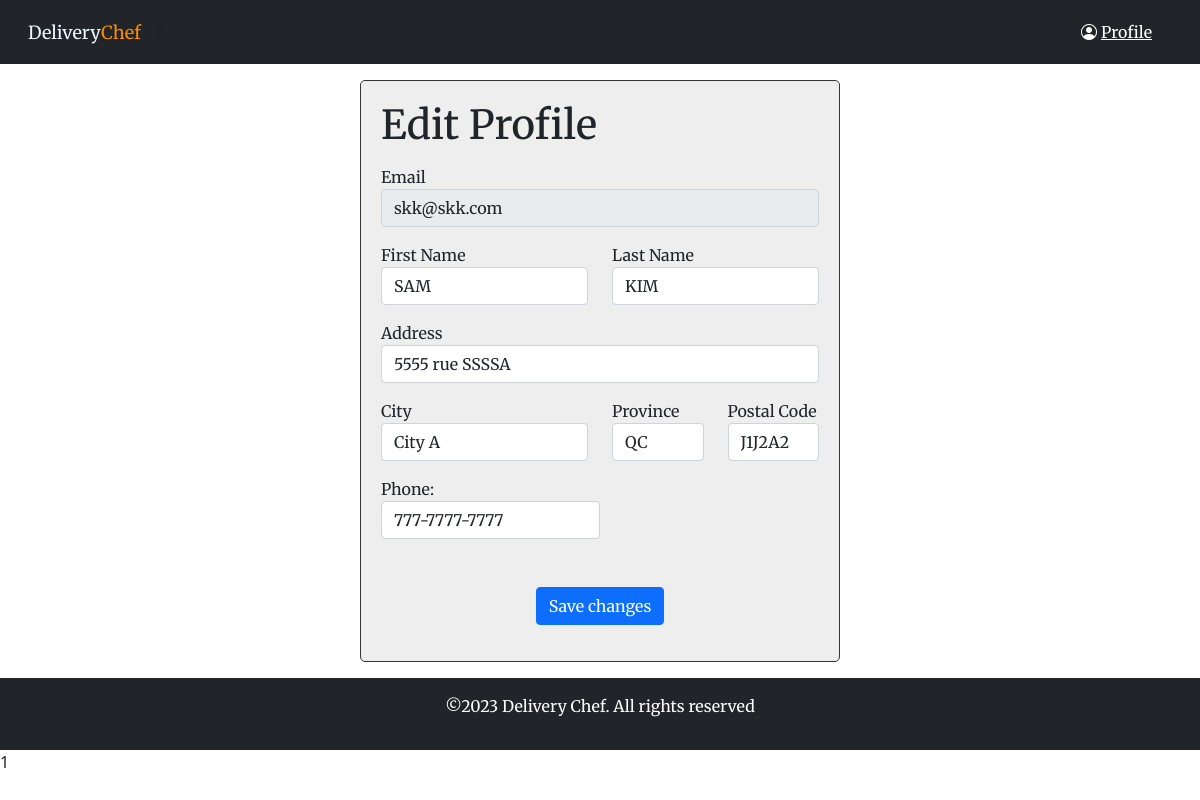
The app's page /updateAccount.php (signed in) with its own data.
### tables this page shows
CREATE TABLE `users` (
  `id` int(11) NOT NULL,
  `email` varchar(255) NOT NULL,
  `password` varchar(255) NOT NULL,
  `role` varchar(50) DEFAULT NULL,
  `fname` varchar(100) DEFAULT NULL,
  `lname` varchar(100) DEFAULT NULL,
  `phone` varchar(20) DEFAULT NULL,
  `address` varchar(255) DEFAULT NULL,
  `city` varchar(100) DEFAULT NULL,
  `province` char(2) DEFAULT NULL,
  `zip` varchar(6) DEFAULT NULL
);

### updateAccount.php (the view, shortened to what this page needs)
<?php
require'dbConnect.php';
$sql = "SELECT * FROM users WHERE id = :userId";
$query = $db->prepare($sql);
$query->bindParam(':userId', $_SESSION['user_id'], PDO::PARAM_INT);
$query->execute();
$result = $query->fetch();
?>
<!DOCTYPE html>
<html lang="en">
<head>
  <link rel="stylesheet" href="https://cdn.jsdelivr.net/npm/bootstrap@5.0.2/dist/css/bootstrap.min.css" />
  <link rel="stylesheet" href="https://cdn.jsdelivr.net/npm/bootstrap-icons@1.11.1/font/bootstrap-icons.css">
  <link rel="stylesheet" type="text/css" href="./css/style.css" />
</head>
<body>
<?= include "includes/navbar_logo.php"?>
      <?php if (isset($_SESSION["user_id"]) && $_SESSION["role"] === "user") { ?>
        <?php include "user_navbar_profile.php" ?>
      <?php    } else { ?>
        <?php include "navbar_login.php" ?>
      <?php   } ?>
  </nav>
  <div class="container profile-container my-3">
    <h1>Edit Profile</h1>
    <form method="POST" enctype="multipart/form-data" action="updateAccount.php">
      <div class="form-group mt-3">
        <label>Email</label>
        <input type="email" class="form-control" placeholder="Email" name="email" value="<?=$result['email']; ?>"
          readonly>
      </div>
      <div class="row mt-3">
        <div class="form-group col-md-6">
          <label>First Name</label>
          <input type="text" class="form-control" name="fname" value="<?=$result['fname']; ?>">
        </div>
        <div class="form-group col-md-6">
          <label>Last Name</label>
          <input type="text" class="form-control" name="lname" value="<?=$result['lname'];?>">
        </div>
      </div>
      <div class="form-group mt-3">
        <label for="inputAddress">Address</label>
        <input type="text" class="form-control" id="inputAddress" placeholder="1234 Main St" name="address"
          value="<?=$result['address'];?>">
      </div>
      <div class="row mt-3">
        <div class="form-group col-md-6">
          <label>City</label>
          <input type="text" class="form-control" name="city" value="<?=$result['city'];?>">
        </div>
        <div class="form-group col-md-3">
          <label>Province</label>
          <input type="text" class="form-control" name="province" value="<?=$result['province'];?>">
        </div>
        <div class="form-group col-md-3">
          <label>Postal Code</label>
          <input type="text" class="form-control" name="zip" value="<?=$result['zip'];?>">
        </div>
      </div>
      <div class="form-group mt-3 col-md-6">
        <label>Phone:</label>
        <input type="text" class="form-control" id="inputAddress" placeholder="123-456-9870" name="phone"
          value="<?=$result['phone'];?>">
      </div>
      <div class="text-center mt-5">
        <button type="submit" class="btn btn-primary changes">Save changes</button>
      </div>
    </form>
  </div>
  <?= include 'includes/footer.php' ?>
</body>
</html>

### css/style.css (style rules this page uses)
* { margin: 0; padding: 0; box-sizing: border-box; font-family: "Merriweather", serif; }
.profile-container { width: 40%; margin: 0 auto; padding: 20px; background-color: #eee; border: 1px solid #333; border-radius: 5px; }
.changes { position: relative; right: 0; }

### records on screen
users: email "skk@skk.com", fname "SAM", lname "KIM", address "5555 rue SSSSA", city "City A", province "QC", zip "J1J2A2", phone "777-7777-7777"

### other values on screen
include 'includes/footer.php' "1"
